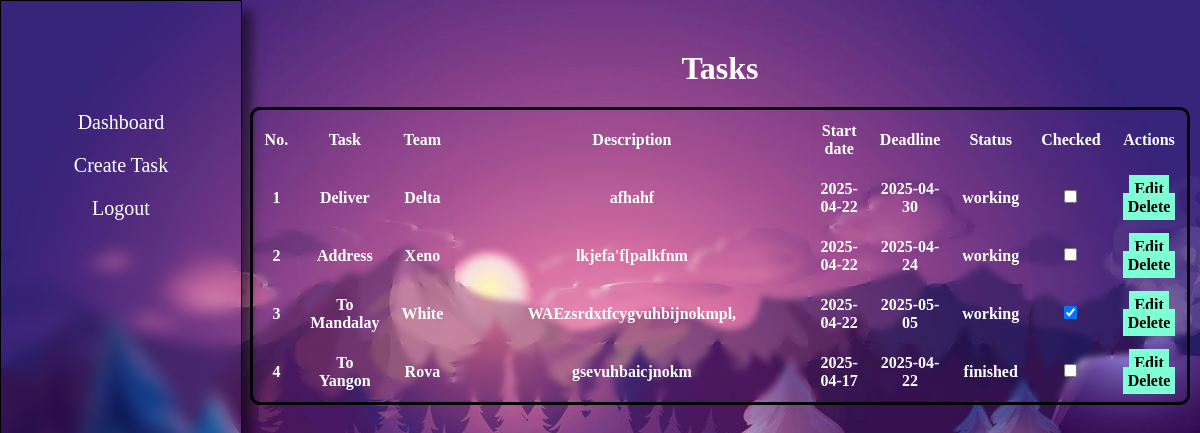
/dashboard.php (signed in), run on the app's committed database.
### tables this page shows
CREATE TABLE IF NOT EXISTS `tasks` (
  `id` int UNSIGNED NOT NULL AUTO_INCREMENT,
  `task` varchar(255) NOT NULL,
  `team` varchar(255) NOT NULL,
  `description` text,
  `startdate` date NOT NULL,
  `deadline` date NOT NULL,
  `status` varchar(100) NOT NULL,
  `checked` tinyint(1) DEFAULT '0',
  PRIMARY KEY (`id`)
);

### dashboard.php (the view, shortened to what this page needs)
<?php
include('db.php');
?>
<!DOCTYPE html>
<html lang="en">
<head>
    <link rel="stylesheet" href="style.css">
</head>
<body>
    <div class="side-nav">
        <ul class="nav-list">
            <li><a href="dashboard.php">Dashboard</a></li>
            <li><a href="createTask.php">Create Task</a></li>
            <li><a href="index.php">Logout</a></li>
        </ul>
    </div>
    <div class="task">
        <div class="task-list">
            <h1>Tasks</h1>
            <table>
                <tr>
                    <th>No.</th>
                    <th>Task</th>
                    <th>Team</th>
                    <th class="description">Description</th>
                    <th>Start date</th>
                    <th>Deadline</th>
                    <th>Status</th>
                    <th>Checked</th>
                    <th>Actions</th>
                </tr>
                <?php
                $result = $conn->query("SELECT * FROM tasks");
                if ($result->num_rows > 0) {
                    $count = 1;
                    while ($tasks = $result->fetch_assoc()) {
                        $taskId = $tasks['id'];
                        $isChecked = $tasks['checked'] ? "checked" : "";
                        echo "<tr>
                                <th>{$count}</th>
                                <th>{$tasks['task']}</th>
                                <th>{$tasks['team']}</th>
                                <th>{$tasks['description']}</th>
                                <th>{$tasks['startdate']}</th>
                                <th>{$tasks['deadline']}</th>
                                <th>{$tasks['status']}</th>
                                <th>
                                    <input type='checkbox' class='task-checkbox' data-taskid='$taskId' $isChecked />
                                </th>
                                <th>
                                    <a href='update.php?id={$tasks['id']}'>Edit</a>
                                    <a href='delete.php?id={$tasks['id']}' onclick='return confirm(\"Are you sure you want to delete this task?\");'>Delete</a>
                                </th>
                            </tr>";
                        $count++;
                    }
                } else {
                    echo "<tr><td colspan='9'>No tasks found</td></tr>";
                }
                ?>
            </table>
        </div>
    </div>
</body>
</html>

### style.css (style rules this page uses)
* { margin: 0 auto; }
body { background-image: url("233847739-219cb494-c265-4554-820a-bd3424c59065.jpg"); background-position: center; background-repeat: no-repeat; background-attachment: fixed; background-size: cover; }
.side-nav { backdrop-filter: blur(8px); border-style: solid; border-width: 1px; box-shadow: 10px 10px 10px rgba(0, 0, 0, 0.5); position: fixed; width: 20%; height: 100vh; left: 0; top: 0; display: flex; }
.side-nav ul { width: 100%; height: 100vh; list-style: none; margin: 100px auto; padding-inline-start: 0; }
.side-nav ul li { padding: 10px; text-align: center; color: #ffffff; font-size: 20px; text-decoration: none; }
.side-nav ul li a { text-decoration: none; color: #ffffff; padding: 10px; }
.task { width: 80%; margin: 50px auto; float: right; display: block; justify-content: center; }
.task-list h1 { text-align: center; color: #ffffff; }
table { width: 98%; margin-top: 20px; color: #000000; border-style: solid; border-color: #000000; border-radius: 10px; }
table th { backdrop-filter: blur(3px); color: #ffffff; padding: 10px; }
table th a { text-decoration: none; color: #000000; padding: 5px; background-color: aquamarine; }
table tr .description { width: 400px; }

### data on the page
tasks: task "Deliver", team "Delta", description "afhahf", startdate "2025-04-22", deadline "2025-04-30", status "working"
tasks: task "Address", team "Xeno", description "lkjefa'f[palkfnm", startdate "2025-04-22", deadline "2025-04-24", status "working"
tasks: task "To Mandalay", team "White", description "WAEzsrdxtfcygvuhbijnokmpl,", startdate "2025-04-22", deadline "2025-05-05", status "working"
tasks: task "To Yangon", team "Rova", description "gsevuhbaicjnokm", startdate "2025-04-17", deadline "2025-04-22", status "finished"
